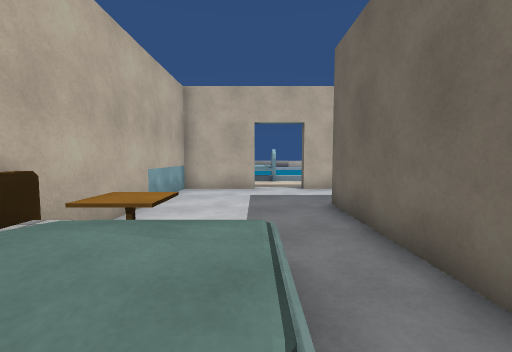
View 1 (above)

22 first-person views from a walk through a scene from a Unity 3-D project. The camera is 1.2 m above the floor, tilts 4° down and sees 90° across. The floor is counted in squares, 1 m on a side. Each view is taken from the middle of a square. On the plan, view 1 faces up. The plan holds only what a view shows up to about 12 squares ahead; the rest is blank. The place goes on beyond the plan. Surface patterns are stand-ins for the level's own textures.

View 2
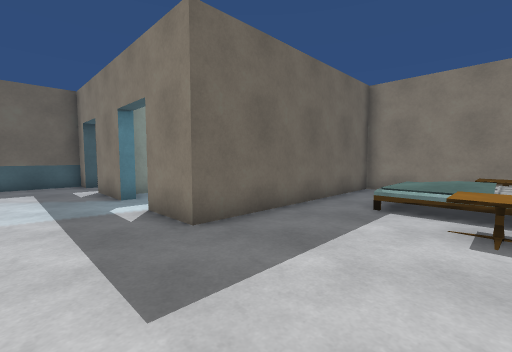

View 3
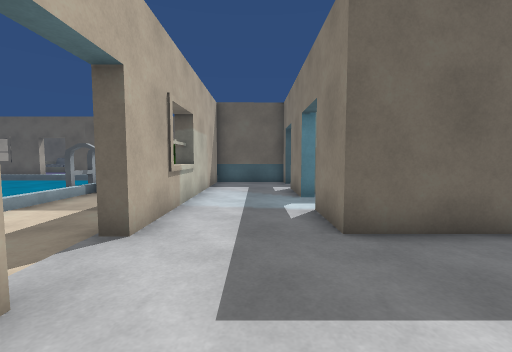

View 4
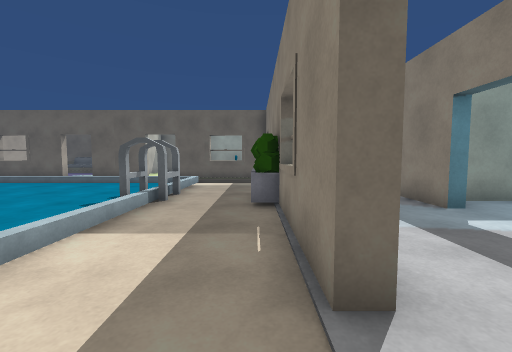

View 5
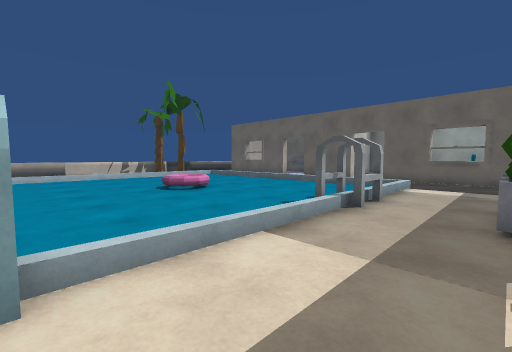

View 6
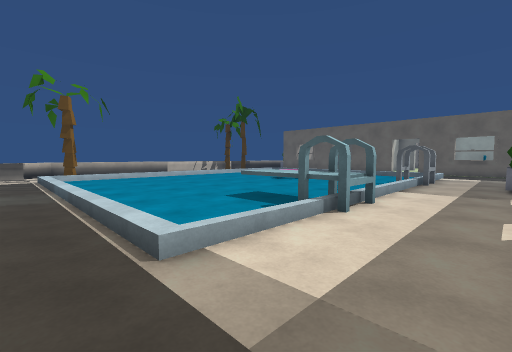

View 7
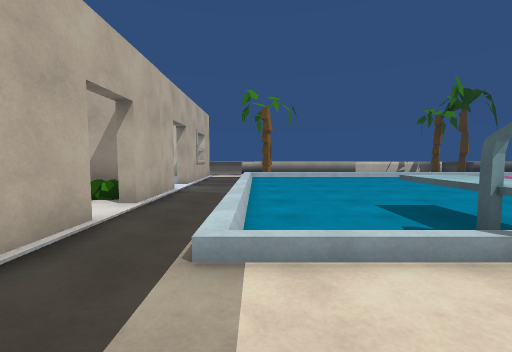

View 8
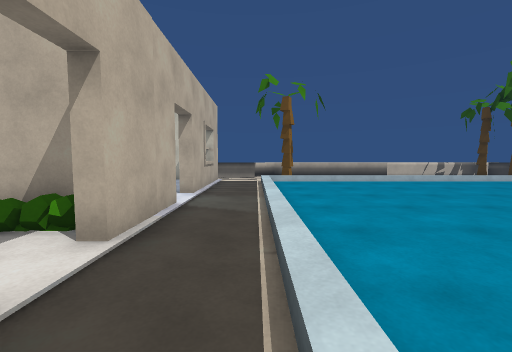

View 9
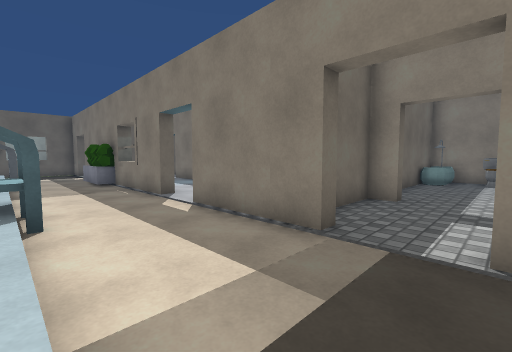

View 10
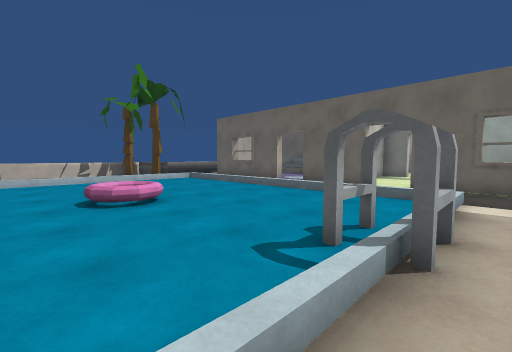

View 11
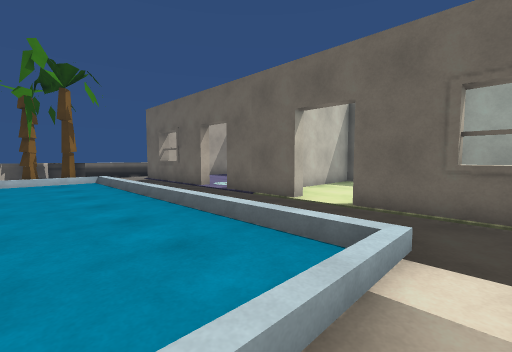

View 12
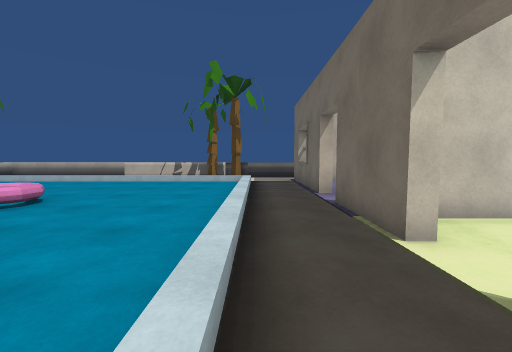

View 13
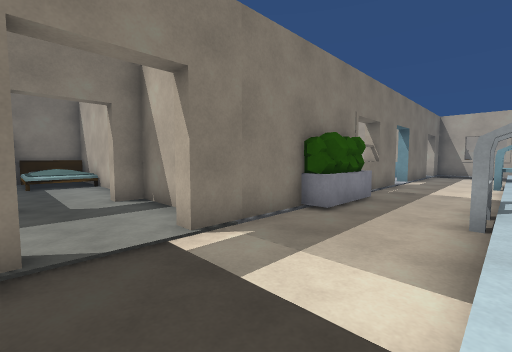

View 14
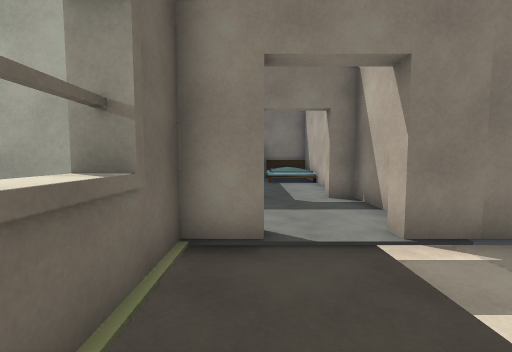

View 15
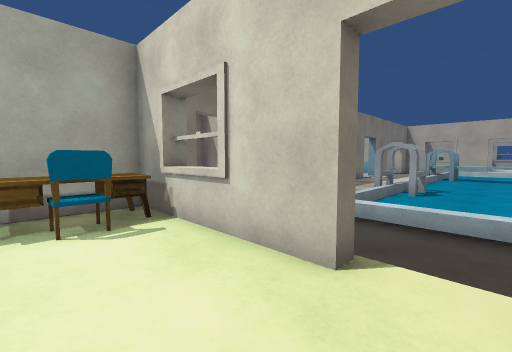

View 16
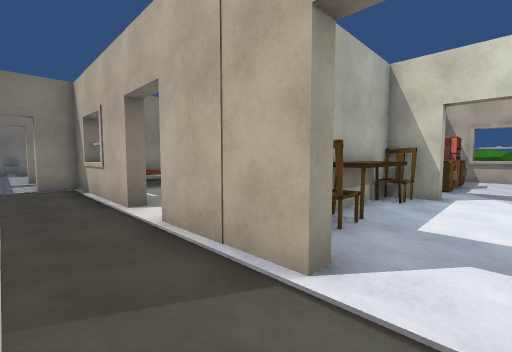

View 17
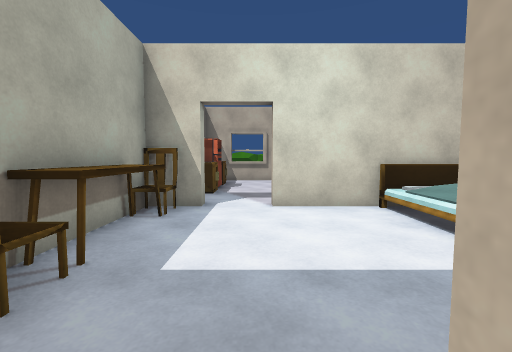

View 18
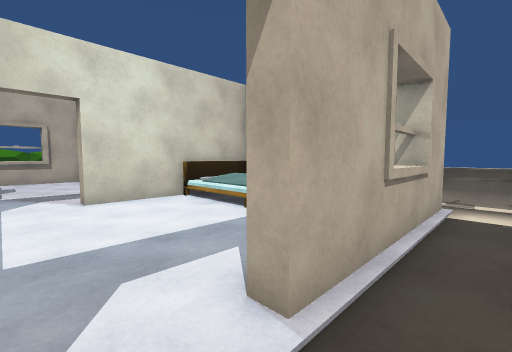

View 19
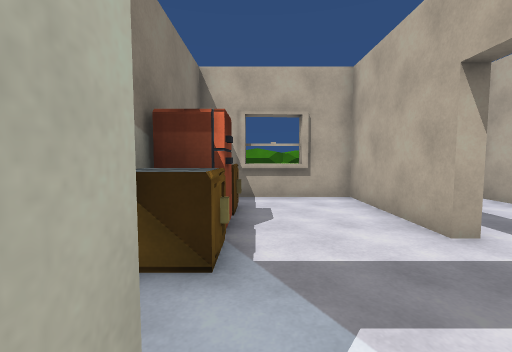

View 20
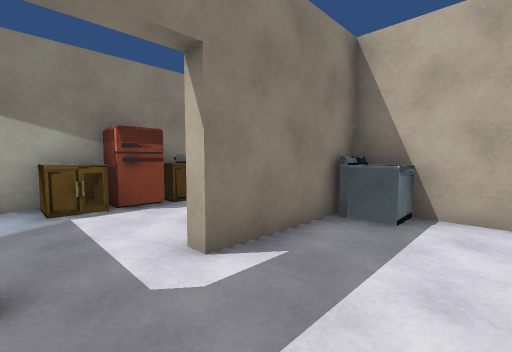

View 21
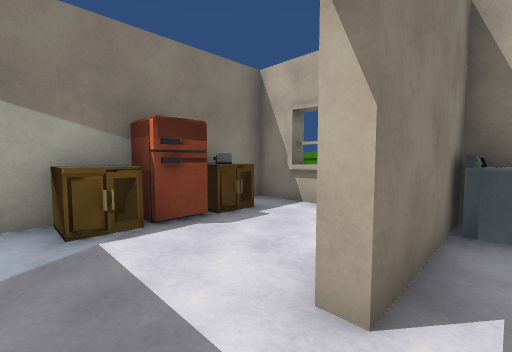

View 22
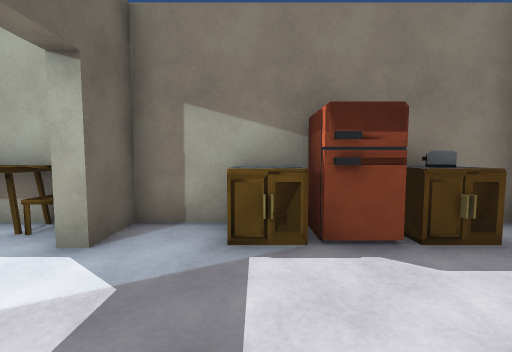

### Floor plan
Key: @ floor where view 1 was taken; # wall or solid block; x gap in a wall; . main floor; : floor 0.25 m higher than the main floor; + floor 0.5 m higher than the main floor; * floor 0.75 m higher than the main floor; / step, stairs or slope; = window, fence, low wall or low ledge; ^ raised ledge; B bed; L ladder; H hedge; T toilet; E desk; F fridge; C chair; A table; S toaster; O other object.
Columns run from 24 left of view 1 to 18 right of it. Each row starts with its distance up from view 1.
 27    #.... .#/     #..     // //// ////
 26    #..... #/*+   =.....................=
 25    #^.....#B//.  =.....................=
 24    #####..#..... #.....................#
 23 #  #......#......#.....................#.
 22 #  =.....................................
 21 #  =..........................//........
 20 #  #.SFF^.#CCACC.#............//.......#
 19 #  ###############.....................####
 18                +H#.....................#...
 17                 ........^^.................
 16                 ........^^................
 15                 .#......^^......L......#...
 14                ..#..::::^x:::::LLL:::..#...
 13                ..=.....................=...
 12               //O#.....................#EEE
 11               +  #.............HHH.....#EEE
 10               #  ##..###..###=######..#####
  9                   ...#.............#...
  8                   ...#.............#...
  7                   ...#.............#...
  6                   #..#....## .### ##..
  5                   ...#....#   .#    ...
  4                   ...#^...#    #    ...
  3                   ...#///.#        #...
  2                   ...#///.#        #//.
  1                    .=B //.#        #++
  0                   T.=#^.@.#        #//
 -1                   #########         B#

Where each view was taken, in squares from view 1:
view 1: 0 up, 0 right, facing up
view 2: 9 up, 2 left, facing down-right
view 3: 8 up, 2 left, facing right
view 4: 11 up, 0 right, facing right
view 5: 11 up, 1 right, facing up-right
view 6: 11 up, 6 left, facing up-right
view 7: 11 up, 4 left, facing up
view 8: 14 up, 5 left, facing up
view 9: 14 up, 6 left, facing down-right
view 10: 13 up, 4 right, facing up-right
view 11: 13 up, 9 right, facing up-right
view 12: 14 up, 13 right, facing up
view 13: 14 up, 14 right, facing down-left
view 14: 14 up, 14 right, facing down
view 15: 17 up, 18 right, facing down-left
view 16: 22 up, 5 left, facing down-left
view 17: 22 up, 7 left, facing left
view 18: 21 up, 6 left, facing up-left
view 19: 21 up, 13 left, facing left
view 20: 27 up, 15 left, facing down-left
view 21: 25 up, 15 left, facing down-left
view 22: 24 up, 16 left, facing down
